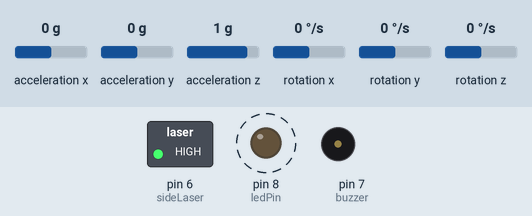
The sketch below on a simulated Arduino Uno, built with avr-gcc and run on an emulated ATmega328P. Parts: switched loads named in the sketch (green lamp = pin HIGH), output pins drawn as LEDs (lit = HIGH), buzzer (waves = sounding, pin HIGH). Dashed ring = blinking. Inputs (shaded band) come from the test bench; at power-on: acceleration x 0 g, acceleration y 0 g, acceleration z 1 g, rotation x 0 °/s, rotation y 0 °/s, rotation z 0 °/s. What the sketch prints to the serial monitor is not drawn.

Above: at 0.03 s.
Timing chart, 0 to 3.0 s (numbered marks = the images above):
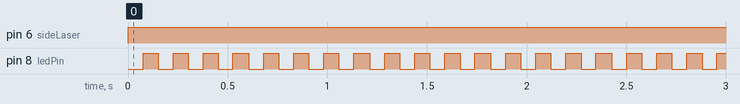

The sketch:

accec_final.ino
```cpp
#include "Wire.h"
#include "I2Cdev.h"
#include "MPU6050.h"

MPU6050 mpu;
int16_t ax, ay, az;
int16_t gx, gy, gz;

struct MyData {
  byte X;
  byte Y;
  byte Z;
};

MyData data;

const int ledPin = 8;    // Pin connected to the LED
const int buzzer = 7;
const int sideLaser = 6;

int status = 0;
unsigned long previousAccelTime = 0;
const unsigned long accelInterval = 500;   // Interval for reading accelerometer data (in milliseconds)

void setup()
{
  Serial.begin(9600);
  Wire.begin();
  mpu.initialize();

  pinMode(buzzer, OUTPUT);
  pinMode(ledPin, OUTPUT);
  pinMode(sideLaser, OUTPUT);
}

void loop()
{
  digitalWrite(sideLaser, HIGH);

  unsigned long currentMillis = millis();

  // Read accelerometer data at the specified interval
  if (currentMillis - previousAccelTime >= accelInterval)
  {
    previousAccelTime = currentMillis;

    mpu.getMotion6(&ax, &ay, &az, &gx, &gy, &gz);
    data.X = map(ax, -17000, 17000, 0, 255); // X axis data
    data.Y = map(ay, -17000, 17000, 0, 255);
    data.Z = map(az, -17000, 17000, 0, 255);  // Y axis data
  }

  if (data.Z >= 9 && data.Z < 13)
  {
    if (status == 0) {
      digitalWrite(ledPin, HIGH);
      status = 1;
      beep();
    }
  }
  else {
    // Blinking the LED
    digitalWrite(ledPin, LOW);
    delay(75);
    digitalWrite(ledPin, HIGH);
    delay(75);

    status = 0;
  }

  Serial.print("Axis X = ");
  Serial.print(data.X);
  Serial.print("  ");
  Serial.print("Axis Y = ");
  Serial.print(data.Y);
  Serial.print("  ");
  Serial.print("Axis Z  = ");
  Serial.println(data.Z);
}

// Function that makes the melody of the buzzer
void beep() {
  digitalWrite(buzzer, HIGH);
  delay(75);
  digitalWrite(buzzer, LOW);
  delay(75);
  digitalWrite(buzzer, HIGH);
  delay(75);
  digitalWrite(buzzer, LOW);
  delay(75);
  digitalWrite(buzzer, HIGH);
  delay(75);
  digitalWrite(buzzer, LOW);
  delay(75);
}
```

Measured:
- by itself, pin 6 (sideLaser): LOW → HIGH at 0.00 s
- by itself, pin 8 (ledPin): alternates HIGH for 0.08 s and LOW for 0.08 s
